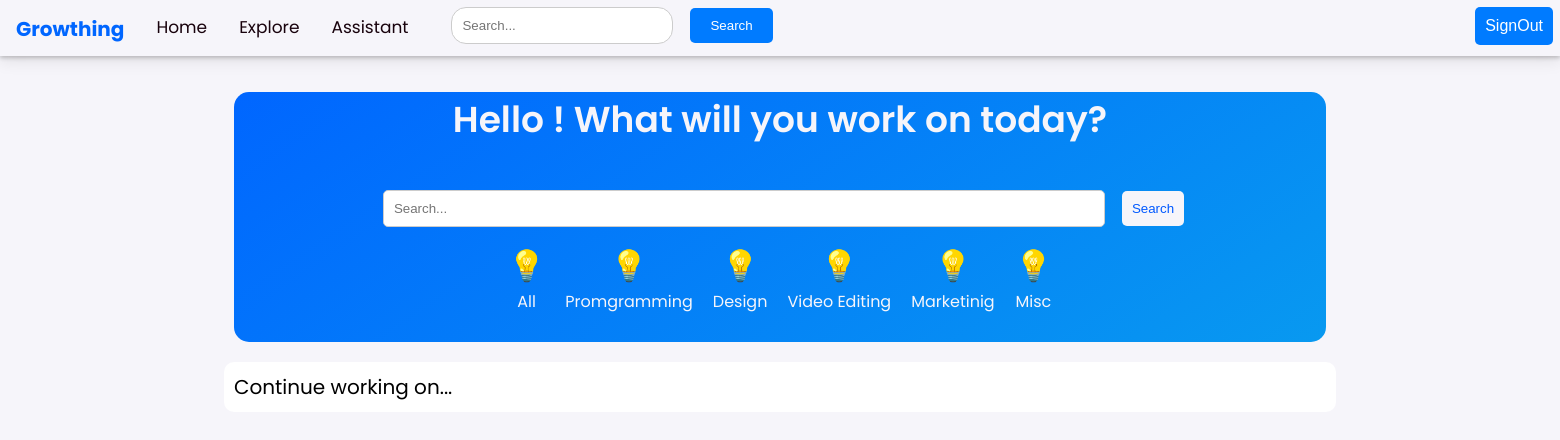
Page /home/ (signed in) on the earlier database version.
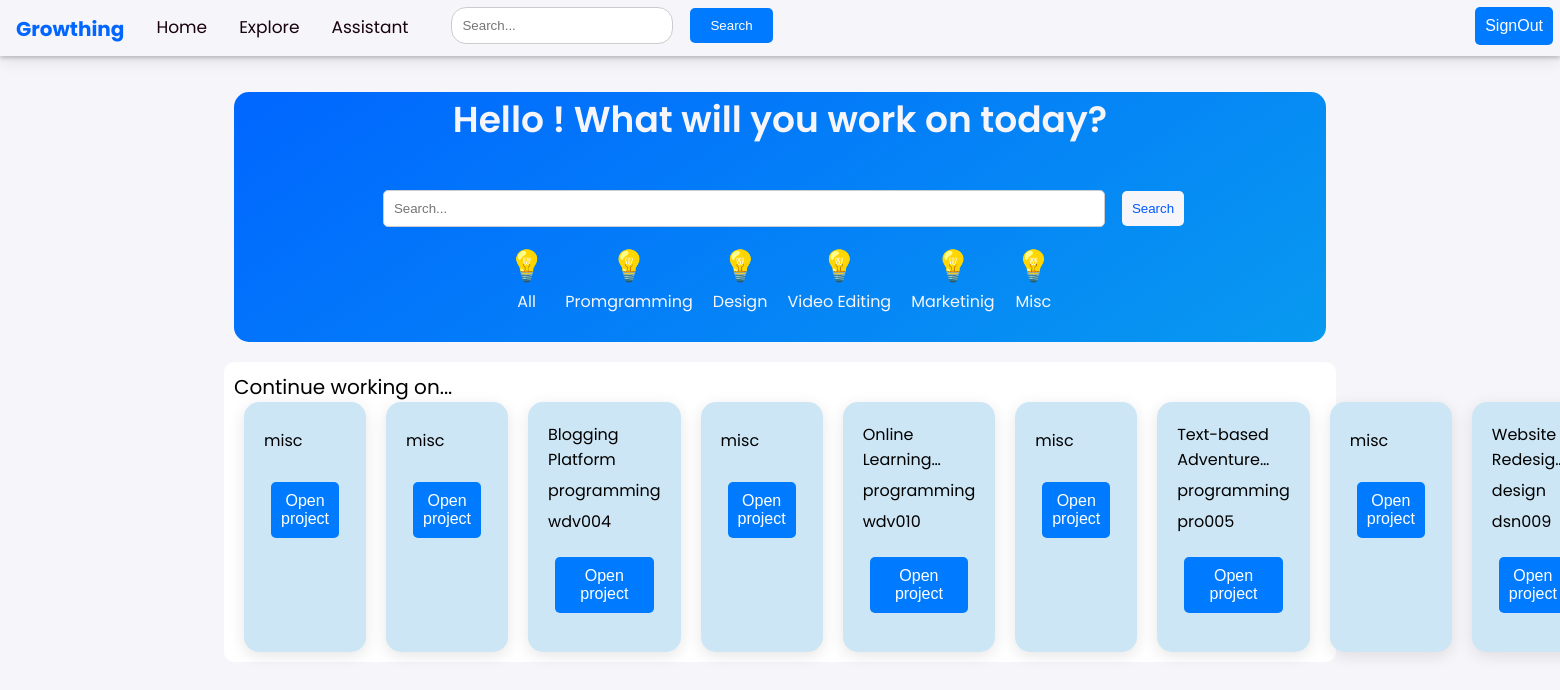
Same page on the later database version.
### appname/models.py (models this page shows, shortened)
class Roadmap(models.Model):
    title = models.CharField(max_length=100)
    emoji = models.CharField(max_length=200, null=True)
    description = models.TextField()
    skills = models.CharField(max_length=200)
    tools = models.CharField(max_length=200, null=True)
    genre = models.CharField(max_length=20, choices=genre, default='misc')
    difficulty = models.CharField(max_length=20, choices=difficulty, default='misc')
    generate_roadmap = models.TextField()
    project_id = models.CharField(max_length=100)
    task = models.TextField()
    user = models.ForeignKey(User, on_delete=models.CASCADE, null=True)

### appname/views.py (the view)
# urls.py: path('home/', views.ongoing, name='ongoing_project_list'),
def ongoing(request):
    user= request.user
    ongoing_projects = Roadmap.objects.filter(user=request.user)
    context= {
        'ongoing_projects': ongoing_projects,
    }
    return render(request,'home.html', context)
    return render(request, 'home.html', context)

### templates/home.html (shortened to what this page needs)
<!DOCTYPE html>
<html lang="en">
<head>
</head>
<body>
  {% load static %}
  <nav style="box-shadow: 0 2px 4px rgba(0, 0, 0, 0.2)">
    <div class="navbar">
      <a class="logo" href="/">Growthing</a>
      <a href="/home">Home</a>
      <a href="/explore">Explore</a>
      <a href="/assistant">Assistant</a>
      <div class="search-bar">
        <input type="text" placeholder="Search...">
        <button type="submit">Search</button>
      </div>
      <div class="user">
      {% if user.is_authenticated %}
          <a href="/signout"><button class= "user-button" type="submit">SignOut</button></a>
          {% else %}
          <a href="/signup"><button class= "user-button" type="submit">SignUp</button></a>
          <a href="/signin"><button class= "user-button" type="submit">SignIn</button></a>
          {% endif %}
      </div>
    </div>
  </nav>
  {% if user.is_authenticated %}
          <div class="home-card">
            <div class="greeting">
              <p>Hello {{fname}}! What will you work on today?</p>
            </div>
            <div class="search-bar">
              <input type="text" placeholder="Search...">
              <button type="submit">Search</button>
            </div>
            <div class="redirect-button">
              <div class="btn">
                <p style="font-size: 30px;">&#128161;</p>
                <p style="font-size: 16px;">All</p>
              </div>
              <div class="btn">
                <p style="font-size: 30px;">&#128161;</p>
                <p style="font-size: 16px;">Promgramming</p>
              </div>
              <div class="btn">
                <p style="font-size: 30px;">&#128161;</p>
                <p style="font-size: 16px;">Design</p>
              </div>
              <div class="btn">
                <p style="font-size: 30px;">&#128161;</p>
                <p style="font-size: 16px;">Video Editing</p>
              </div>
              <div class="btn">
                <p style="font-size: 30px;">&#128161;</p>
                <p style="font-size: 16px;">Marketinig</p>
              </div>
              <div class="btn">
                <p style="font-size: 30px;">&#128161;</p>
                <p style="font-size: 16px;">Misc</p>
              </div>
            </div>
            </div>
            <div class="ongoing-projects">
              <div style="font-size: 20px;">Continue working on...</div>
              <div class="ongoing-container">
                {% for roadmap in ongoing_projects %}
                <div class="ongoing-card">
                <p>{{roadmap.title }}</p>
                <p>{{roadmap.genre}}</p>
                <p>{{roadmap.project_id}}</p>
                <a href="/{{ user.username }}/roadmap/{{ roadmap.project_id }}/">
                  <button class="open-project-button">Open project</button>
                </a>
              </div>
                {% endfor %}
              </div>
            </div>
  {% else %}
          <div class="model-content">
            <p>You need to signin/signup</p>
            <a href="/signup"><button class= "user-button" type="submit">SignUp</button></a>
            <a href="/signin"><button class= "user-button" type="submit">SignIn</button></a>
          </div>
  {% endif %}
</body>
</html>

### templates/home.html (style rules this page uses)
body { font-family: 'Poppins';font-size: 22px; margin: 0; padding: 0; height: 100%; background-color: #F6F5FA; }
.navbar { background-color: #F6F5FA; overflow: hidden; box-shadow: 0px 4px 16px 0px rgba(24, 2, 12, 0.10); height: 7vh; }
.navbar a { float: left; color: #18020c; text-align: center; padding: 14px 16px; text-decoration: none; font-size: 17px; }
.navbar .logo { display: block; float: left; padding: 14px 16px; font-size: 20px; font-weight: bold; text-decoration: none; color: #0066FF; }
.navbar .search-bar { display: flex; float: left; margin-left: 20px; align-items: center; }
.navbar .search-bar input[type="text"] { margin: 7px; padding: 10px; border: 1px solid #ccc; border-radius: 15px; width: 200px; }
.navbar .search-bar button[type="submit"] { padding: 10px 20px; margin-left: 10px; border: none; border-radius: 5px; background-color: #007bff; color: #fff; cursor: pointer; }
.navbar .user { float: right; }
.navbar .user .user-button { float: right; font-size: 16px; text-align: center; text-decoration: none; border: none; border-radius: 5px; color: #fff; background-color: #007bff; cursor: pointer; margin: 7px; padding: 10px; }
.navbar .user a { text-decoration: none; color: #fff; padding: 0px; margin: 0px; }
.navbar::after { content: ""; display: table; clear: both; }
.home-card { width: 70vw; height: 250px; flex-shrink: 0; border-radius: 15px; background: linear-gradient(146deg, #06F 0%, #0899F0 100%); margin-left: auto; margin-right: auto; }
.home-card .greeting { color: #F6F5FA; font-size: 36px; font-style: normal; font-weight: 600; line-height: normal; text-align: center; }
.home-card .search-bar { display: flex; justify-content: center; align-items: center; }
.home-card .search-bar input[type="text"] { margin: 7px; padding: 10px; border: 1px solid #ccc; border-radius: 5px; width: 700px; }
.home-card .search-bar button[type="submit"] { padding: 10px 10px; margin-left: 10px; border: none; border-radius: 5px; background-color: #F6F5FA; color: #0059ff; cursor: pointer; }
.home-card .redirect-button { display: flex; justify-content: center; align-items: center; }
.home-card .redirect-button .btn { margin:10px; text-align: center; color: #F6F5FA; }
.home-card .redirect-button .btn p { margin: 0px; }
.ongoing-projects { margin: 00px auto; padding: 10px; width: 70vw; margin-top: 20px; background-color: #fff; border-radius: 10px; }
.ongoing-card { padding: 20px; margin: 0px 10px; padding-top:30px; background-color: #cde6f5; width: 200px; height: 200px; border-radius: 15px; font-size: 16px; box-shadow: 0px 4px 16px 0px rgba(24, 2, 12, 0.10); }
.ongoing-container { display: flex; }
.ongoing-card p { display: -webkit-box; -webkit-line-clamp: 2; -webkit-box-orient: vertical; overflow: hidden; text-overflow: ellipsis; margin-top: -10px; }
.open-project-button { float:center; font-size: 16px; text-align: center; text-decoration: none; border: none; border-radius: 5px; color: #fff; background-color: #007bff; cursor: pointer; margin: 7px; padding: 10px; }

Differences in the rows shown:
added Roadmap: genre "misc"
added Roadmap: genre "misc"
added Roadmap: title "Blogging Platform", genre "programming", project_id "wdv004"
added Roadmap: genre "misc"
added Roadmap: title "Online…", genre "programming", project_id "wdv010"
added Roadmap: genre "misc"
added Roadmap: title "Text-based…", genre "programming", project_id "pro005"
added Roadmap: genre "misc"
added Roadmap: genre "design", project_id "dsn009"
